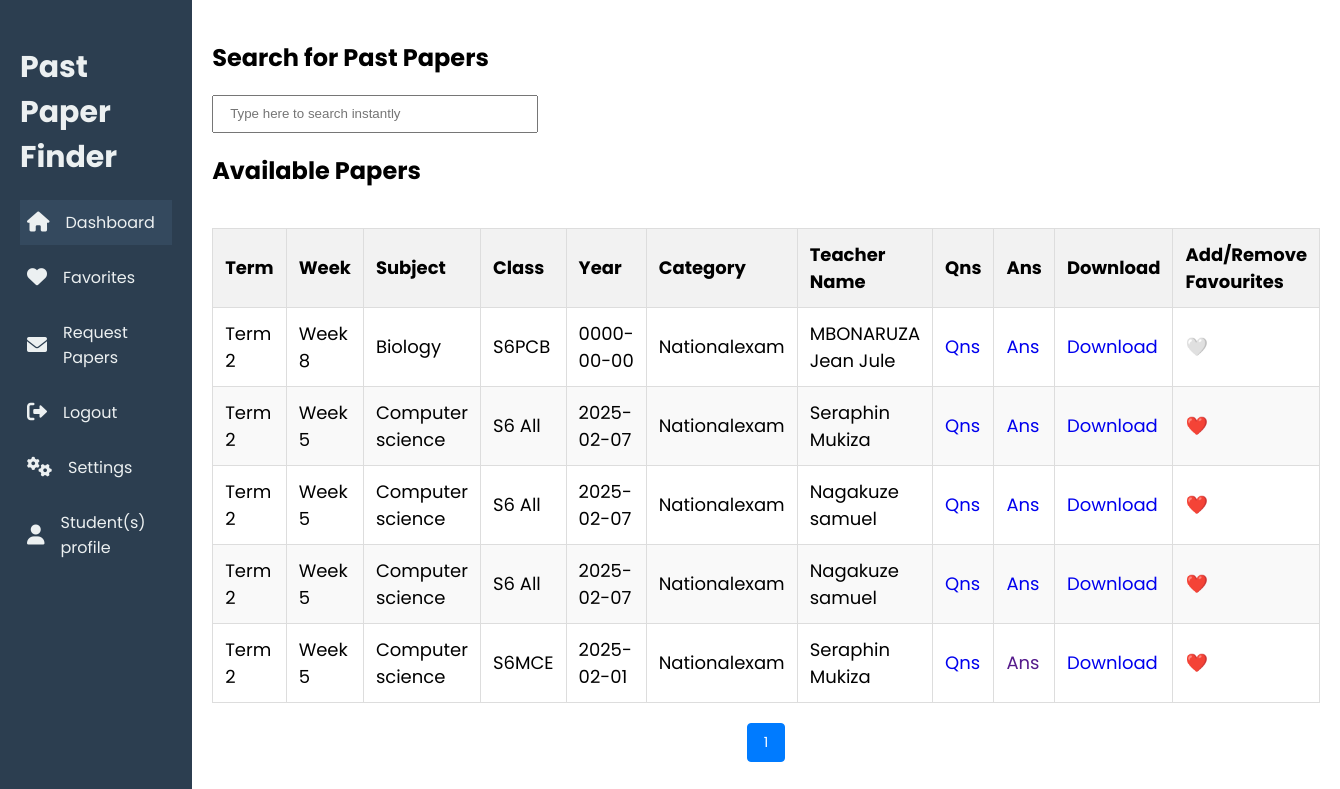
Page /studentfavorite.php (signed in) on the committed database.
### tables this page shows
CREATE TABLE `past_papers` (
  `id` int(11) NOT NULL,
  `Term` varchar(255) DEFAULT NULL,
  `weeks` varchar(255) DEFAULT NULL,
  `subject` varchar(255) NOT NULL,
  `class_selection` varchar(255) NOT NULL,
  `year` date NOT NULL,
  `category` varchar(255) NOT NULL,
  `cover_page` varchar(255) NOT NULL,
  `uploaded_by` varchar(255) NOT NULL,
  `file_path` varchar(255) NOT NULL,
  `answers` varchar(255) DEFAULT NULL,
  `uploaded_at` timestamp NOT NULL DEFAULT current_timestamp(),
  `searches_count` int(11) DEFAULT 0,
  `views_count` int(11) DEFAULT 0
);

### studentfavorite.php (the view, shortened to what this page needs)
<!DOCTYPE html>
<html lang="en">
  <head>
    <link rel="stylesheet" href="studentfavorite.css" />
    <link
      rel="stylesheet"
      href="https://cdnjs.cloudflare.com/ajax/libs/font-awesome/6.0.0/css/all.min.css"
    />
  </head>
  <body>
    <div class="dashboard">
      <aside class="sidebar">
        <h2>Past Paper Finder</h2>
        <nav>
          <a href="studentDashboard.php" class="active"><i class="fa fa-home"></i> Dashboard</a>
          <a href="studentfavorite.php"><i class="fa fa-heart"></i> Favorites</a>
          <a href="studentRequestpastpaper.php"><i class="fa fa-envelope"></i> Request Papers</a>
          <a href="studentlogout.php"><i class="fa fa-sign-out-alt"></i> Logout</a>
          <a href="studentsettings.php"><i class="fa fa-cogs" ></i> Settings</a>
          <a href="studentProfile.php" ><i class="fa fa-user" ></i> Student(s) profile</a>
        </nav>
      </aside>
      <main>
        <section class="search-bar">
          <h2>Search for Past Papers</h2>
          <input type="text" id="searchInput" placeholder="Type here to search instantly" onkeyup="searchTable()"
        style="width:19rem;height:2rem;padding-left:1rem;" class="searching_colors">
        </section>
        <section class="papers">
          <h2>Available Papers</h2>
        </section>
        <?php
include "connection.php";
$limit = 6;
$page = isset($_GET['page']) ? (int)$_GET['page'] : 1;
$offset = ($page - 1) * $limit;
$totalQuery = "SELECT COUNT(*) AS total FROM past_papers";
$totalResult = mysqli_query($conn, $totalQuery);
$totalRow = mysqli_fetch_assoc($totalResult);
$totalRows = $totalRow['total'];
$totalPages = ceil($totalRows / $limit);
$papersQuery = "SELECT p.*,
                (SELECT COUNT(*) FROM favourite f WHERE f.user_id = {$_SESSION['id']} AND f.paper_id = p.id) AS is_favorite
                FROM past_papers p
                ORDER BY uploaded_at DESC
                LIMIT $limit OFFSET $offset";
$papersResult = mysqli_query($conn, $papersQuery);
?>
<table id="papersTable">
    <thead>
        <tr>
            <th>Term</th>
            <th>Week</th>
            <th>Subject</th>
            <th>Class</th>
            <th>Year</th>
            <th>Category</th>
            <th>Teacher Name</th>
            <th>Qns</th>
            <th>Ans</th>
            <th>Download</th>
            <th>Add/Remove Favourites</th>
        </tr>
    </thead>
    <tbody>
        <?php
        if (mysqli_num_rows($papersResult) > 0) {
            while ($row = mysqli_fetch_assoc($papersResult)) {
                $filePath = str_replace('C:/xampp/htdocs', '', $row['file_path']);
                $answerPath = str_replace('C:/xampp/htdocs', '', $row['answers']);
                $isFavorite = $row['is_favorite'] > 0;
                echo "<tr>
                        <td>{$row['Term']}</td>
                        <td>{$row['weeks']}</td>
                        <td>" . htmlspecialchars($row['subject']) . "</td>
                        <td>" . htmlspecialchars($row['class_selection']) . "</td>
                        <td>{$row['year']}</td>
                        <td>" . htmlspecialchars($row['category']) . "</td>
                        <td>" . htmlspecialchars($row['uploaded_by']) . "</td>
                        <td><a href='{$filePath}' target='_blank'>Qns</a></td>
                        <td><a href='{$answerPath}' target='_blank'>Ans</a></td>
                        <td><a href='teacherdownload.php?id={$row['file_path']}'>Download</a></td>
                        <td>
                            <span class='favorite-icon " . ($isFavorite ? 'favorited' : '') . "'
                                  id='fav-icon-{$row['id']}'
                                  onclick=\"toggleFavorite('" . ($isFavorite ? 'remove' : 'add') . "', {$row['id']})\">
                                  " . ($isFavorite ? '❤️' : '🤍') . "
                            </span>
                        </td>
                    </tr>";
            }
        } else {
            echo "<tr><td colspan='13'>No past papers found.</td></tr>";
        }
        ?>
    </tbody>
</table>
        <div class="pagination">
            <?php
            for ($i = 1; $i <= $totalPages; $i++) {
                echo $i == $page ? "<span>$i</span>" : "<a href='?page=$i'>$i</a>";
            }
            ?>
        </div>
      </main>
    </div>
  </body>
</html>

### studentfavorite.css (style rules this page uses)
body { margin: 0; font-family: "Poppins", sans-serif; }
.dashboard { display: flex; min-height: 100vh; }
.sidebar { width: 350px; background: #2c3e50; color: #ecf0f1; padding: 20px; }
.sidebar h2 { font-size: 30px; margin-bottom: 20px; }
a .fa { font-size: 20px; font-weight: 900; }
.sidebar nav a { display: flex; align-items: center; gap: 1rem; color: #ecf0f1; padding: 10px 7px; text-decoration: none; margin-bottom: 10px; transition: background 0.3s; font-family: "Poppins", sans-serif; font-size: 16px; }
.sidebar nav a:hover, .sidebar nav a.active { background: #34495e; }
main { flex: 1; padding: 20px; }
.search-bar { margin-bottom: 20px; }
.papers, .favorites, .request-papers { margin-bottom: 40px; }
.pagination { display: flex; justify-content: center; margin-top: 20px; }
table td a { text-decoration: none; }
.pagination span { padding: 10px 20px; margin: 0 5px; color: #333; font-size: 14px; }
#papersTable { width: 100%; border-collapse: collapse; margin: 20px 0; font-size: 18px; text-align: left; }
#papersTable th, #papersTable td { padding: 12px; border: 1px solid #ddd; }
#papersTable th { background-color: #f2f2f2; }
#papersTable tr:nth-child(even) { background-color: #f9f9f9; }
.pagination { display: flex; justify-content: center; margin: 20px 0; }
.pagination a, .pagination span { margin: 0 5px; padding: 8px 16px; text-decoration: none; color: #007bff; border: 1px solid #ddd; border-radius: 4px; }
.pagination span { background-color: #007bff; color: white; border: 1px solid #007bff; }

### rows in the picture
past_papers: Term "Term 2", weeks "Week 8", subject "Biology", class_selection "S6PCB", year "0000-00-00", category "Nationalexam", uploaded_by "MBONARUZA Jean Jule"
past_papers: Term "Term 2", weeks "Week 5", subject "Computer science", class_selection "S6 All", year "2025-02-07", category "Nationalexam", uploaded_by "Seraphin Mukiza"
past_papers: Term "Term 2", weeks "Week 5", subject "Computer science", class_selection "S6 All", year "2025-02-07", category "Nationalexam", uploaded_by "Nagakuze samuel"
past_papers: Term "Term 2", weeks "Week 5", subject "Computer science", class_selection "S6 All", year "2025-02-07", category "Nationalexam", uploaded_by "Nagakuze samuel"
past_papers: Term "Term 2", weeks "Week 5", subject "Computer science", class_selection "S6MCE", year "2025-02-01", category "Nationalexam", uploaded_by "Seraphin Mukiza"
